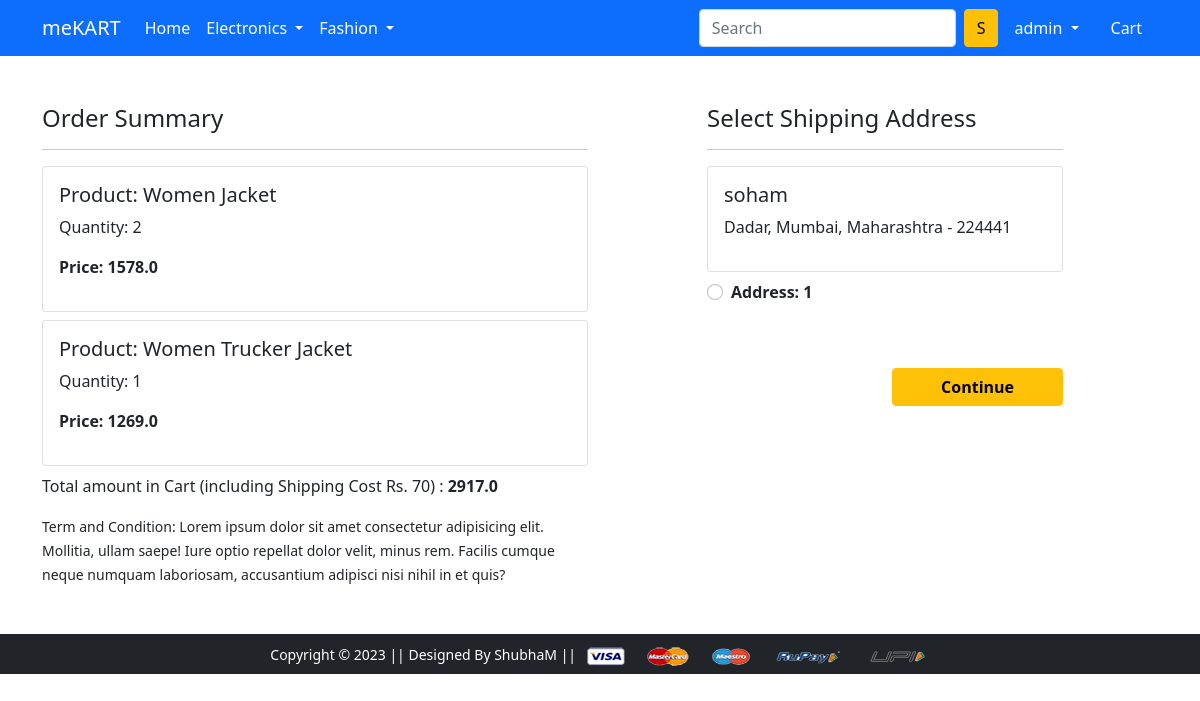
Screenshot of /checkout/ (signed in) with the database file from the repository.
### app/models.py (models this page shows, shortened)
class Cart(models.Model):
    user = models.ForeignKey(User, on_delete=models.CASCADE)
    product = models.ForeignKey(Product,on_delete=models.CASCADE)
    quantity = models.PositiveBigIntegerField(default=1)
    @property
    def total_cost(self):
        return self.quantity * self.product.discounted_price

class Product(models.Model):
    title = models.CharField(max_length=100)
    selling_price = models.FloatField()
    discounted_price = models.FloatField()
    description = models.TextField()
    brand = models.CharField(max_length=100)
    category = models.CharField(choices=CATEGORY_CHOICES,max_length=2)
    product_image = models.ImageField(upload_to='productimg')

class Customer(models.Model):
    user = models.ForeignKey(User, on_delete=models.CASCADE)
    name = models.CharField(max_length=255)
    locality = models.CharField(max_length=255)
    city = models.CharField(max_length=255)
    zipcode = models.IntegerField()
    state = models.CharField(choices=STATE_CHOICES, max_length=50)

### app/views.py (the view)
# urls.py: path('checkout/', views.checkout, name='checkout'),
@login_required
def checkout(request):
 user = request.user
 add = Customer.objects.filter(user=user)
 cart_items = Cart.objects.filter(user=user)
 amount = 0.0
 shipping_amount = 70.0
 totalamount = 70.0
 cart_product = [p for p in Cart.objects.all() if p.user == user] # list coprehension check the every cart obj. to if condition
 if cart_product:
    for p in cart_product:
      tempamount = (p.quantity * p.product.discounted_price)
      amount += tempamount
    totalamount = amount + shipping_amount
 return render(request, 'app/checkout.html',{
  'add':add,
  'totalamount':totalamount,
  'cart_items':cart_items
 })

### app/templates/app/checkout.html (shortened to what this page needs)
{% extends 'app/base.html' %}
{% load static %}
{% block main-content %}
<div class="container">
  <div class="row mt-5">
    <div class="col-sm-6">
      <h4>Order Summary</h4>
      <hr>
      {% for item in cart_items %}
      <div class="card mb-2">
        <div class="card-body">
          <h5>Product: {{item.product.title}}</h5>
          <p>Quantity: {{item.quantity}}</p>
          <p class="fw-bold">Price: {{item.total_cost}}</p>
        </div>
      </div>
      {% endfor %}
      <p>Total amount in Cart (including Shipping Cost Rs. 70) : <strong>{{totalamount}}</strong></p>
      <small>Term and Condition: Lorem ipsum dolor sit amet consectetur adipisicing elit. Mollitia, ullam saepe! Iure
        optio repellat dolor velit, minus rem. Facilis cumque neque numquam laboriosam, accusantium adipisci nisi nihil
        in et quis?</small>
    </div>
    <div class="col-sm-4 offset-sm-1">
      <h4>Select Shipping Address</h4>
      <hr>
      <form action="/paymentdone">
        {% for ad in add %}
        <div class="card">
          <div class="card-body">
            <h5>{{ad.name}}</h5>
            <p>{{ad.locality}}, {{ad.city}}, {{ad.state}} - {{ad.zipcode}}</p>
          </div>
        </div>
        <div class="form-check mt-2 mb-5">
          <input class="form-check-input" type="radio" value="{{ad.id}}" name="custid" id="custadd{{forloop.counter}}">
          <label class="form-check-label fw-bold" for="custadd{{forloop.counter}}">
            Address: {{forloop.counter}} </label>
        </div>
        {% endfor %}
        <div class="text-end">
          <button type="submit" class="btn btn-warning mt-3 px-5 fw-bold">Continue</button>
        </div>
      </form>
    </div>
  </div>
</div>
{% endblock main-content %}

### app/templates/app/base.html (shortened to what this page needs)
<!doctype html>
{% load static %}
<html lang="en">
<head>
  <link href="https://cdn.jsdelivr.net/npm/bootstrap@5.0.0-beta1/dist/css/bootstrap.min.css" rel="stylesheet"
>
  <link rel="stylesheet" href="{% static 'app/css/owl.carousel.min.css' %}">
  <link rel="stylesheet" href="{% static 'app/css/all.min.css' %}">
  <link rel="stylesheet" href="{% static 'app/css/style.css' %}">
</head>
<body>
  <nav class="navbar navbar-expand-lg navbar-dark bg-primary">
    <div class="container">
      <a class="navbar-brand" href="/">meKART</a>
      <div class="collapse navbar-collapse" id="navbarSupportedContent">
        <ul class="navbar-nav me-auto mb-2 mb-lg-0">
          <li class="nav-item">
            <a class="nav-link active" aria-current="page" href="/">Home</a>
          </li>
          <li class="nav-item dropdown">
            <a class="nav-link dropdown-toggle text-white" href="#" id="electronicsDropdown" role="button"
              data-bs-toggle="dropdown" aria-expanded="false">
              Electronics
            </a>
          </li>
          <li class="nav-item dropdown">
            <a class="nav-link dropdown-toggle text-white" href="#" id="fashionDropdown" role="button"
              data-bs-toggle="dropdown" aria-expanded="false">
              Fashion
            </a>
          </li>
        </ul>
        <form class="d-flex">
          <input class="form-control me-2" type="search" placeholder="Search" aria-label="Search">
          <button class="btn btn-warning" type="submit">S</button>
        </form>
        <div>
          <ul class="navbar-nav me-auto mb-2 mb-lg-0">
            {% if request.user.is_authenticated %}
            <li class="nav-item dropdown mx-2">
              <a class="nav-link dropdown-toggle text-white" href="#" id="profileDropdown" role="button"
                data-bs-toggle="dropdown" aria-expanded="false">
                {{user.username}}
              </a>
            </li>
            <li class="nav-item mx-2">
              <a href="{% url 'showcart' %}" class="nav-link text-white"> Cart
              </a>
            </li>
            {% endif %}
          </ul>
        </div>
      </div>
    </div>
  </nav>
  {% block main-content %} {% endblock main-content %}
  <footer class="container-fluid bg-dark text-center p-2 mt-5">
    <small class="text-white">Copyright &copy; 2023 || Designed By ShubhaM || </small>
    <img src="{% static 'app/images/payment.png' %}" alt="" srcset="" class="img-fluid" height="2px">
  </footer>
</body>
</html>

### rows the page displays
Cart: product "Women Jacket", quantity "2", total_cost "1578.0"
Cart: product "Women Trucker Jacket", quantity "1", total_cost "1269.0"
Customer: name "soham", locality "Dadar", city "Mumbai", state "Maharashtra", zipcode "224441"

### other values shown
{{ user.username }} "admin"
{{ totalamount }} "2917.0"
